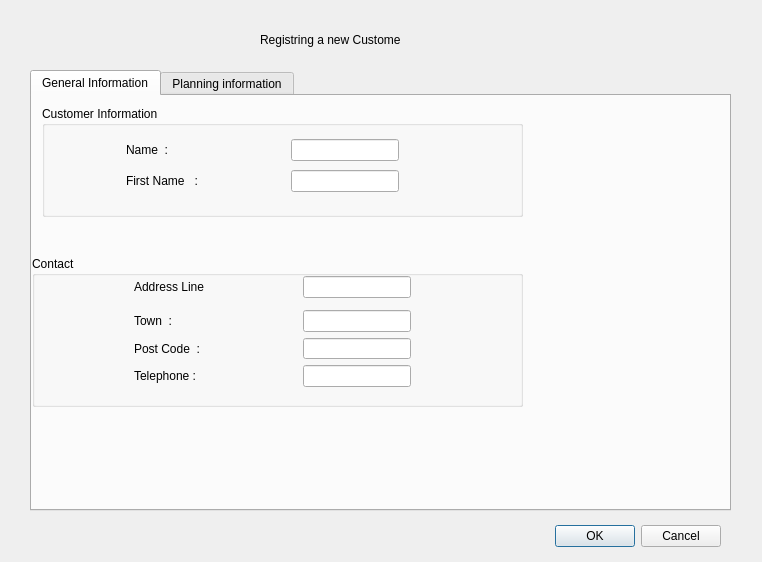
<?xml version="1.0" encoding="UTF-8"?>
<ui version="4.0">
 <class>AddCustomerGUI</class>
 <widget class="QDialog" name="AddCustomerGUI">
  <property name="windowModality">
   <enum>Qt::WindowModal</enum>
  </property>
  <property name="enabled">
   <bool>true</bool>
  </property>
  <property name="geometry">
   <rect>
    <x>0</x>
    <y>0</y>
    <width>762</width>
    <height>562</height>
   </rect>
  </property>
  <property name="sizePolicy">
   <sizepolicy hsizetype="Preferred" vsizetype="Ignored">
    <horstretch>0</horstretch>
    <verstretch>0</verstretch>
   </sizepolicy>
  </property>
  <property name="focusPolicy">
   <enum>Qt::StrongFocus</enum>
  </property>
  <property name="acceptDrops">
   <bool>false</bool>
  </property>
  <property name="windowTitle">
   <string>Dialog</string>
  </property>
  <property name="sizeGripEnabled">
   <bool>false</bool>
  </property>
  <property name="modal">
   <bool>true</bool>
  </property>
  <widget class="QDialogButtonBox" name="buttonBox">
   <property name="geometry">
    <rect>
     <x>380</x>
     <y>520</y>
     <width>341</width>
     <height>32</height>
    </rect>
   </property>
   <property name="orientation">
    <enum>Qt::Horizontal</enum>
   </property>
   <property name="standardButtons">
    <set>QDialogButtonBox::Cancel|QDialogButtonBox::Ok</set>
   </property>
  </widget>
  <widget class="QLabel" name="labelAddCustomer">
   <property name="geometry">
    <rect>
     <x>260</x>
     <y>30</y>
     <width>141</width>
     <height>20</height>
    </rect>
   </property>
   <property name="text">
    <string>Registring a new Customer</string>
   </property>
  </widget>
  <widget class="QTabWidget" name="tabInformation">
   <property name="geometry">
    <rect>
     <x>30</x>
     <y>70</y>
     <width>701</width>
     <height>441</height>
    </rect>
   </property>
   <property name="autoFillBackground">
    <bool>true</bool>
   </property>
   <property name="tabPosition">
    <enum>QTabWidget::North</enum>
   </property>
   <property name="currentIndex">
    <number>0</number>
   </property>
   <property name="tabBarAutoHide">
    <bool>false</bool>
   </property>
   <widget class="QWidget" name="widgetGeneralInformmation">
    <attribute name="title">
     <string>General Information</string>
    </attribute>
    <widget class="QGroupBox" name="groupBoxCustomerInformation">
     <property name="geometry">
      <rect>
       <x>10</x>
       <y>10</y>
       <width>481</width>
       <height>111</height>
      </rect>
     </property>
     <property name="title">
      <string>Customer Information </string>
     </property>
     <widget class="QWidget" name="">
      <property name="geometry">
       <rect>
        <x>0</x>
        <y>30</y>
        <width>441</width>
        <height>61</height>
       </rect>
      </property>
      <layout class="QGridLayout" name="gridLayout_19">
       <item row="0" column="0">
        <spacer name="horizontalSpacer_87">
         <property name="orientation">
          <enum>Qt::Horizontal</enum>
         </property>
         <property name="sizeHint" stdset="0">
          <size>
           <width>40</width>
           <height>20</height>
          </size>
         </property>
        </spacer>
       </item>
       <item row="0" column="1">
        <widget class="QLabel" name="labelName">
         <property name="text">
          <string>Name  :</string>
         </property>
         <property name="buddy">
          <cstring></cstring>
         </property>
        </widget>
       </item>
       <item row="0" column="2">
        <spacer name="horizontalSpacer_88">
         <property name="orientation">
          <enum>Qt::Horizontal</enum>
         </property>
         <property name="sizeHint" stdset="0">
          <size>
           <width>40</width>
           <height>20</height>
          </size>
         </property>
        </spacer>
       </item>
       <item row="0" column="3">
        <widget class="QLineEdit" name="lineEditName">
         <property name="inputMethodHints">
          <set>Qt::ImhPreferUppercase|Qt::ImhUppercaseOnly</set>
         </property>
         <property name="echoMode">
          <enum>QLineEdit::Normal</enum>
         </property>
        </widget>
       </item>
       <item row="0" column="4">
        <spacer name="horizontalSpacer_89">
         <property name="orientation">
          <enum>Qt::Horizontal</enum>
         </property>
         <property name="sizeHint" stdset="0">
          <size>
           <width>40</width>
           <height>20</height>
          </size>
         </property>
        </spacer>
       </item>
       <item row="1" column="0">
        <spacer name="horizontalSpacer_84">
         <property name="orientation">
          <enum>Qt::Horizontal</enum>
         </property>
         <property name="sizeHint" stdset="0">
          <size>
           <width>40</width>
           <height>20</height>
          </size>
         </property>
        </spacer>
       </item>
       <item row="1" column="1">
        <widget class="QLabel" name="labelFistName">
         <property name="text">
          <string>First Name   : </string>
         </property>
        </widget>
       </item>
       <item row="1" column="2">
        <spacer name="horizontalSpacer_85">
         <property name="orientation">
          <enum>Qt::Horizontal</enum>
         </property>
         <property name="sizeHint" stdset="0">
          <size>
           <width>18</width>
           <height>20</height>
          </size>
         </property>
        </spacer>
       </item>
       <item row="1" column="3">
        <widget class="QLineEdit" name="lineEditFirstName"/>
       </item>
       <item row="1" column="4">
        <spacer name="horizontalSpacer_86">
         <property name="orientation">
          <enum>Qt::Horizontal</enum>
         </property>
         <property name="sizeHint" stdset="0">
          <size>
           <width>58</width>
           <height>20</height>
          </size>
         </property>
        </spacer>
       </item>
      </layout>
     </widget>
    </widget>
    <widget class="QGroupBox" name="groupBoxContact">
     <property name="geometry">
      <rect>
       <x>0</x>
       <y>160</y>
       <width>491</width>
       <height>151</height>
      </rect>
     </property>
     <property name="title">
      <string>Contact</string>
     </property>
     <widget class="QWidget" name="">
      <property name="geometry">
       <rect>
        <x>10</x>
        <y>20</y>
        <width>461</width>
        <height>111</height>
       </rect>
      </property>
      <layout class="QGridLayout" name="gridLayout_20">
       <item row="0" column="0" rowspan="2">
        <spacer name="horizontalSpacer_90">
         <property name="orientation">
          <enum>Qt::Horizontal</enum>
         </property>
         <property name="sizeHint" stdset="0">
          <size>
           <width>40</width>
           <height>20</height>
          </size>
         </property>
        </spacer>
       </item>
       <item row="0" column="1">
        <widget class="QLabel" name="labelAddress">
         <property name="text">
          <string>Address Line</string>
         </property>
        </widget>
       </item>
       <item row="0" column="2" rowspan="2">
        <spacer name="horizontalSpacer_94">
         <property name="orientation">
          <enum>Qt::Horizontal</enum>
         </property>
         <property name="sizeHint" stdset="0">
          <size>
           <width>40</width>
           <height>20</height>
          </size>
         </property>
        </spacer>
       </item>
       <item row="0" column="3">
        <widget class="QLineEdit" name="lineEditAddress"/>
       </item>
       <item row="0" column="4">
        <spacer name="horizontalSpacer_96">
         <property name="orientation">
          <enum>Qt::Horizontal</enum>
         </property>
         <property name="sizeHint" stdset="0">
          <size>
           <width>40</width>
           <height>20</height>
          </size>
         </property>
        </spacer>
       </item>
       <item row="1" column="4" rowspan="2">
        <spacer name="horizontalSpacer_98">
         <property name="orientation">
          <enum>Qt::Horizontal</enum>
         </property>
         <property name="sizeHint" stdset="0">
          <size>
           <width>40</width>
           <height>20</height>
          </size>
         </property>
        </spacer>
       </item>
       <item row="2" column="0">
        <spacer name="horizontalSpacer_91">
         <property name="orientation">
          <enum>Qt::Horizontal</enum>
         </property>
         <property name="sizeHint" stdset="0">
          <size>
           <width>40</width>
           <height>20</height>
          </size>
         </property>
        </spacer>
       </item>
       <item row="2" column="1">
        <widget class="QLabel" name="labelTown">
         <property name="text">
          <string>Town  : </string>
         </property>
        </widget>
       </item>
       <item row="2" column="2">
        <spacer name="horizontalSpacer_97">
         <property name="orientation">
          <enum>Qt::Horizontal</enum>
         </property>
         <property name="sizeHint" stdset="0">
          <size>
           <width>40</width>
           <height>20</height>
          </size>
         </property>
        </spacer>
       </item>
       <item row="2" column="3">
        <widget class="QLineEdit" name="lineEditTown"/>
       </item>
       <item row="3" column="0">
        <spacer name="horizontalSpacer_92">
         <property name="orientation">
          <enum>Qt::Horizontal</enum>
         </property>
         <property name="sizeHint" stdset="0">
          <size>
           <width>40</width>
           <height>20</height>
          </size>
         </property>
        </spacer>
       </item>
       <item row="3" column="1">
        <widget class="QLabel" name="labelPostCode">
         <property name="text">
          <string>Post Code  : </string>
         </property>
        </widget>
       </item>
       <item row="3" column="2">
        <spacer name="horizontalSpacer_99">
         <property name="orientation">
          <enum>Qt::Horizontal</enum>
         </property>
         <property name="sizeHint" stdset="0">
          <size>
           <width>40</width>
           <height>20</height>
          </size>
         </property>
        </spacer>
       </item>
       <item row="3" column="3">
        <widget class="QLineEdit" name="lineEditPostCode"/>
       </item>
       <item row="3" column="4">
        <spacer name="horizontalSpacer_95">
         <property name="orientation">
          <enum>Qt::Horizontal</enum>
         </property>
         <property name="sizeHint" stdset="0">
          <size>
           <width>40</width>
           <height>20</height>
          </size>
         </property>
        </spacer>
       </item>
       <item row="4" column="0">
        <spacer name="horizontalSpacer_93">
         <property name="orientation">
          <enum>Qt::Horizontal</enum>
         </property>
         <property name="sizeHint" stdset="0">
          <size>
           <width>40</width>
           <height>20</height>
          </size>
         </property>
        </spacer>
       </item>
       <item row="4" column="1">
        <widget class="QLabel" name="labelTelephone">
         <property name="text">
          <string>Telephone : </string>
         </property>
        </widget>
       </item>
       <item row="4" column="2">
        <spacer name="horizontalSpacer_101">
         <property name="orientation">
          <enum>Qt::Horizontal</enum>
         </property>
         <property name="sizeHint" stdset="0">
          <size>
           <width>40</width>
           <height>20</height>
          </size>
         </property>
        </spacer>
       </item>
       <item row="4" column="3">
        <widget class="QLineEdit" name="lineEditTelephone"/>
       </item>
       <item row="4" column="4">
        <spacer name="horizontalSpacer_100">
         <property name="orientation">
          <enum>Qt::Horizontal</enum>
         </property>
         <property name="sizeHint" stdset="0">
          <size>
           <width>40</width>
           <height>20</height>
          </size>
         </property>
        </spacer>
       </item>
      </layout>
     </widget>
    </widget>
   </widget>
   <widget class="QWidget" name="WidgetPlanning">
    <attribute name="title">
     <string>Planning information</string>
    </attribute>
    <widget class="QGroupBox" name="groupBoxPlanning">
     <property name="geometry">
      <rect>
       <x>20</x>
       <y>20</y>
       <width>651</width>
       <height>381</height>
      </rect>
     </property>
     <property name="title">
      <string>Planning</string>
     </property>
     <widget class="QScrollArea" name="scrollAreaCommentary">
      <property name="geometry">
       <rect>
        <x>190</x>
        <y>200</y>
        <width>391</width>
        <height>161</height>
       </rect>
      </property>
      <property name="widgetResizable">
       <bool>true</bool>
      </property>
      <widget class="QWidget" name="scrollAreaWidgetContents_4">
       <property name="geometry">
        <rect>
         <x>0</x>
         <y>0</y>
         <width>389</width>
         <height>159</height>
        </rect>
       </property>
       <layout class="QGridLayout" name="gridLayout_10">
        <item row="0" column="0">
         <widget class="QTextEdit" name="textEditCommentary"/>
        </item>
       </layout>
      </widget>
     </widget>
     <widget class="QWidget" name="layoutWidget_10">
      <property name="geometry">
       <rect>
        <x>0</x>
        <y>20</y>
        <width>561</width>
        <height>41</height>
       </rect>
      </property>
      <layout class="QHBoxLayout" name="horizontalLayout_4">
       <item>
        <spacer name="horizontalSpacer_35">
         <property name="orientation">
          <enum>Qt::Horizontal</enum>
         </property>
         <property name="sizeHint" stdset="0">
          <size>
           <width>40</width>
           <height>20</height>
          </size>
         </property>
        </spacer>
       </item>
       <item>
        <widget class="QLabel" name="labelDate">
         <property name="text">
          <string>Date  </string>
         </property>
        </widget>
       </item>
       <item>
        <spacer name="horizontalSpacer_36">
         <property name="orientation">
          <enum>Qt::Horizontal</enum>
         </property>
         <property name="sizeHint" stdset="0">
          <size>
           <width>38</width>
           <height>20</height>
          </size>
         </property>
        </spacer>
       </item>
       <item>
        <widget class="QDateEdit" name="dateEditDateRendezVous">
         <property name="displayFormat">
          <string>yyyy-MM-dd</string>
         </property>
         <property name="calendarPopup">
          <bool>true</bool>
         </property>
        </widget>
       </item>
       <item>
        <spacer name="horizontalSpacer_37">
         <property name="orientation">
          <enum>Qt::Horizontal</enum>
         </property>
         <property name="sizeHint" stdset="0">
          <size>
           <width>58</width>
           <height>20</height>
          </size>
         </property>
        </spacer>
       </item>
       <item>
        <widget class="QLabel" name="labelDuration">
         <property name="text">
          <string>Duration </string>
         </property>
        </widget>
       </item>
       <item>
        <spacer name="horizontalSpacer_38">
         <property name="orientation">
          <enum>Qt::Horizontal</enum>
         </property>
         <property name="sizeHint" stdset="0">
          <size>
           <width>48</width>
           <height>20</height>
          </size>
         </property>
        </spacer>
       </item>
       <item>
        <widget class="QTimeEdit" name="timeEditDuration">
         <property name="maximumTime">
          <time>
           <hour>22</hour>
           <minute>59</minute>
           <second>59</second>
          </time>
         </property>
         <property name="displayFormat">
          <string>HH:mm</string>
         </property>
         <property name="time">
          <time>
           <hour>1</hour>
           <minute>0</minute>
           <second>0</second>
          </time>
         </property>
        </widget>
       </item>
       <item>
        <spacer name="horizontalSpacer_39">
         <property name="orientation">
          <enum>Qt::Horizontal</enum>
         </property>
         <property name="sizeHint" stdset="0">
          <size>
           <width>28</width>
           <height>20</height>
          </size>
         </property>
        </spacer>
       </item>
      </layout>
     </widget>
     <widget class="QWidget" name="layoutWidget_12">
      <property name="geometry">
       <rect>
        <x>0</x>
        <y>160</y>
        <width>561</width>
        <height>31</height>
       </rect>
      </property>
      <layout class="QGridLayout" name="gridLayout_12">
       <item row="0" column="1">
        <widget class="QLabel" name="labelCommentary">
         <property name="text">
          <string>Commentary</string>
         </property>
        </widget>
       </item>
       <item row="0" column="2">
        <spacer name="horizontalSpacer_43">
         <property name="orientation">
          <enum>Qt::Horizontal</enum>
         </property>
         <property name="sizeHint" stdset="0">
          <size>
           <width>458</width>
           <height>20</height>
          </size>
         </property>
        </spacer>
       </item>
       <item row="0" column="0">
        <spacer name="horizontalSpacer_44">
         <property name="orientation">
          <enum>Qt::Horizontal</enum>
         </property>
         <property name="sizeHint" stdset="0">
          <size>
           <width>68</width>
           <height>20</height>
          </size>
         </property>
        </spacer>
       </item>
      </layout>
     </widget>
     <widget class="QWidget" name="">
      <property name="geometry">
       <rect>
        <x>1</x>
        <y>90</y>
        <width>571</width>
        <height>31</height>
       </rect>
      </property>
      <layout class="QGridLayout" name="gridLayout_18">
       <item row="0" column="0">
        <spacer name="horizontalSpacer_40">
         <property name="orientation">
          <enum>Qt::Horizontal</enum>
         </property>
         <property name="sizeHint" stdset="0">
          <size>
           <width>58</width>
           <height>20</height>
          </size>
         </property>
        </spacer>
       </item>
       <item row="0" column="1">
        <widget class="QLabel" name="labelPriority">
         <property name="text">
          <string>Priority</string>
         </property>
         <property name="indent">
          <number>0</number>
         </property>
        </widget>
       </item>
       <item row="0" column="2">
        <spacer name="horizontalSpacer_41">
         <property name="orientation">
          <enum>Qt::Horizontal</enum>
         </property>
         <property name="sizeHint" stdset="0">
          <size>
           <width>40</width>
           <height>20</height>
          </size>
         </property>
        </spacer>
       </item>
       <item row="0" column="3">
        <widget class="QSpinBox" name="spinBoxPriority">
         <property name="minimum">
          <number>1</number>
         </property>
         <property name="maximum">
          <number>5</number>
         </property>
        </widget>
       </item>
       <item row="0" column="4">
        <spacer name="horizontalSpacer_56">
         <property name="orientation">
          <enum>Qt::Horizontal</enum>
         </property>
         <property name="sizeHint" stdset="0">
          <size>
           <width>40</width>
           <height>20</height>
          </size>
         </property>
        </spacer>
       </item>
       <item row="0" column="5">
        <widget class="QLabel" name="labelListResources">
         <property name="text">
          <string>List of Resources</string>
         </property>
        </widget>
       </item>
       <item row="0" column="6">
        <spacer name="horizontalSpacer_57">
         <property name="orientation">
          <enum>Qt::Horizontal</enum>
         </property>
         <property name="sizeHint" stdset="0">
          <size>
           <width>40</width>
           <height>20</height>
          </size>
         </property>
        </spacer>
       </item>
       <item row="0" column="7">
        <widget class="QComboBox" name="comboBoxlistResource">
         <property name="maxVisibleItems">
          <number>10</number>
         </property>
         <property name="insertPolicy">
          <enum>QComboBox::NoInsert</enum>
         </property>
         <property name="sizeAdjustPolicy">
          <enum>QComboBox::AdjustToContents</enum>
         </property>
         <property name="modelColumn">
          <number>1</number>
         </property>
        </widget>
       </item>
       <item row="0" column="8">
        <spacer name="horizontalSpacer_42">
         <property name="orientation">
          <enum>Qt::Horizontal</enum>
         </property>
         <property name="sizeHint" stdset="0">
          <size>
           <width>88</width>
           <height>20</height>
          </size>
         </property>
        </spacer>
       </item>
      </layout>
     </widget>
    </widget>
   </widget>
  </widget>
 </widget>
 <resources/>
 <connections>
  <connection>
   <sender>buttonBox</sender>
   <signal>rejected()</signal>
   <receiver>AddCustomerGUI</receiver>
   <slot>reject()</slot>
   <hints>
    <hint type="sourcelabel">
     <x>316</x>
     <y>260</y>
    </hint>
    <hint type="destinationlabel">
     <x>286</x>
     <y>274</y>
    </hint>
   </hints>
  </connection>
  <connection>
   <sender>buttonBox</sender>
   <signal>accepted()</signal>
   <receiver>AddCustomerGUI</receiver>
   <slot>accept()</slot>
   <hints>
    <hint type="sourcelabel">
     <x>248</x>
     <y>254</y>
    </hint>
    <hint type="destinationlabel">
     <x>157</x>
     <y>274</y>
    </hint>
   </hints>
  </connection>
 </connections>
</ui>
